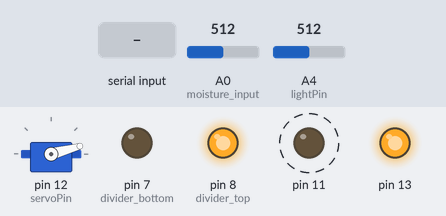
Bench run of a sketch on a simulated Arduino Uno, built with avr-gcc and run on an emulated ATmega328P. Shown: servo, output pins drawn as LEDs (lit = HIGH). Dashed ring = blinking. The inputs (shaded band) are chosen by the test bench; at power-on: A0 (moisture_input) = 512, A4 (lightPin) = 512. What the sketch prints to the serial monitor is not drawn.

Above: at 3.3 s.
3.4 s: A0 (moisture_input) set to 22
At 4.2 s:
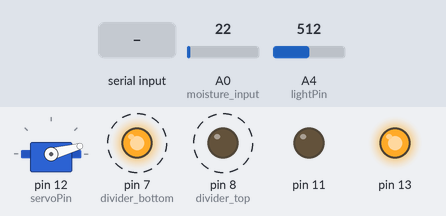
8.1 s: A0 (moisture_input) set to 18
At 12.0 s:
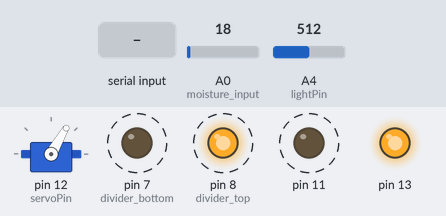
12.7 s: "XBee" received over Serial
At 15.7 s:
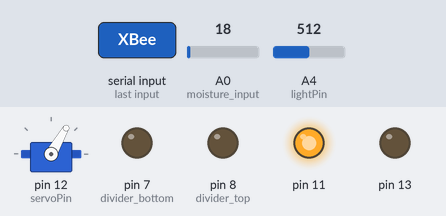
Timing chart, 0 to 55.1 s (numbered marks = the images above; inputs shaded):
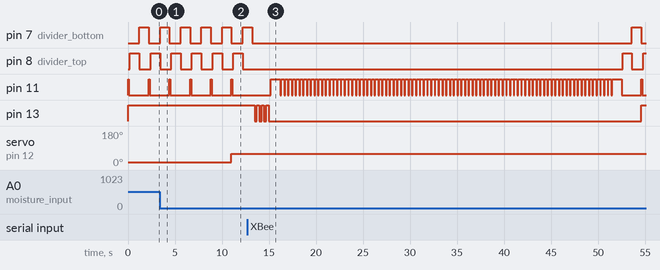

The sketch:

garden_v3.ino
```cpp
#include <Narcoleptic.h>

// garden test #!


#include <Servo.h>


#include <LiquidCrystal.h>
#include <Metro.h> // http://www.arduino.cc/playground/Code/Metro  (link checked Jan, 2012)
//#include "Characters.h"


Metro updateMetro = Metro(20000L);

int idleCount;


// String buffers for XIG replies
String xigResponse =  "" ;
String serverPrefix = "You said: ";

// flags for state
boolean abortFlag = false;
boolean markerFlag = false;

boolean response = true;
boolean recovered = true;

boolean valveState;


#define WATERING 60
#define STOP_WATERING 15

#define OPEN 1
#define CLOSED 0

int waterThreshold = 20; // default - 200

#define moisture_input 0
#define divider_top    8
#define divider_bottom 7

#define servoPin 12
#define lightPin A4


int lightLevel;
int moistureLevel;


                          // will be zero

Servo valveServo;

void setup() {

 Serial.begin(57600);
 valveServo.attach(servoPin);

  // set driver pins to outputs
  pinMode(divider_top,OUTPUT);
  pinMode(divider_bottom,OUTPUT);


  pinchValve(STOP_WATERING);
  valveState=CLOSED;

   pinMode(13,OUTPUT);
   pinMode(11,OUTPUT);
    xigUpdate();
}

void loop() {

 digitalWrite(11,HIGH);
 delay(100);
 digitalWrite(11,LOW);
 delay(100);
 // problem is we can't see what is going on inside

  // Serial.println("Garden update 2...");
  // Serial.println("version 1.0");

   moistureLevel = SoilMoisture();
   lightLevel = analogRead(lightPin);

  String levels = "";
  levels += "moisture ";
  levels += moistureLevel;
  levels += "\t lightlevel ";
  levels += lightLevel;

 // Serial.println(levels);

  if (moistureLevel < waterThreshold) {
    // need to water
     pinchValve(WATERING);
     valveState = OPEN;
    // delay(3000);
  }

  if (moistureLevel > waterThreshold) {
    // stop watering
      pinchValve(STOP_WATERING);
      valveState=CLOSED;
     // delay(3000);
  }

    if ( Serial.available()>0 )
  {
      handleSerial();
      xigParse();
  }

  if ( abortFlag ) xigRecover();

  if ( markerFlag  &&  recovered ) xigMarker();

  if ( updateMetro.check() ) {

        if (response) {

            moistureLevel = SoilMoisture();
            lightLevel = analogRead(lightPin);
            xigUpdate();

          } else {
          //  lcdMessage("Err: no return");
            abortFlag = true;
          }

  }

}

void setWaterThreshold(int t) {
   waterThreshold = t;
}

void pinchValve(int state) {

   valveServo.write(state);

}

int SoilMoisture(){
  //Serial.println("reading moisture");

  int reading;

  // drive a current through the divider in one direction
  digitalWrite(divider_top,HIGH);
  digitalWrite(divider_bottom,LOW);

  // wait a moment for capacitance effects to settle
  delay(1000);

  // take a reading
  reading=analogRead(moisture_input);

  // reverse the current
  digitalWrite(divider_top,LOW);
  digitalWrite(divider_bottom,HIGH);

  // give as much time in 'revers'e as in 'forward'
  delay(1000);

  // stop the current
  digitalWrite(divider_bottom,LOW);

  return reading;

}
```

utility.ino
```cpp
//
//// lcd clear line utility function
//
//void clearLine (int line) {
//  clearLine(line, 16); // deafult width to clear
//}
//
//void clearLine (int line, int width){
//    lcd.setCursor(0,line);
//    for (int i =0 ; i < width; i ++ ) {
//        lcd.print(" ");
//    }
//
//    lcd.setCursor(0,line);
//} // end clear line
//
//
//// message utility function
//void lcdMessage(String m) {
//  lcdMessage(m,1); // defaul write to second line
//}
//
//void lcdMessage(String m, int l) {
//   // LDC messages
//    clearLine(l);
//    lcd.print(m);
//
//}
//
//// message utility function
//void lcdMessage(char c) {
//  lcdMessage(c,1); // defaul write to second line
//}
//
//void lcdMessage(char c, int l) {
//   // LDC messages
//    lcd.print(c);
//
//}
//
//
//// utility -- indicates that Arduino is fxn'ing
//void heartBeat(){
//
//  heartToggle = 1 - heartToggle;
//
//  // blink heart
//  lcd.setCursor(15,0);  // top right corner
//  lcd.write(heartToggle);  // write the custom character
//
//
//  // write idle every 5th time
//
//  String forLCD = "IDLE: ";
//  forLCD += ctr;
//
//  idleCount++;
//  if (idleCount % 6 == 0 )   lcdMessage(forLCD);
//
//}  // end heart beat
```

xig.ino
```cpp
void xigUpdate() {
digitalWrite(13,HIGH);

      Serial.print("http://api.thingspeak.com/update?key=S2YH7PIOWEVSMBAU&field1=");
      Serial.print(lightLevel,DEC);
      Serial.print("&field2=");
      Serial.print(moistureLevel,DEC);
      Serial.print("&field3=");
      Serial.println(valveState,DEC);


      response = false;

} // end update


void xigRecover() {

    // lcdMessage("abort :: recover");

     abortFlag = false;
     markerFlag = true;

     Serial.println("abort");  // force the xig to give up lost connection
     delay(2000);              // slows down the number of aborts being sent -- this can take a few tries

    // Serial.flush();
    response = false;
    recovered = false;

}

void xigMarker() {

    markerFlag = false;
   // Serial.println("http://www.spinningtheweb.org/sandbox/ardPHP/xig_upload_example.php?value=Error");

}


void handleSerial(){
  // Serial.println("handling serial");
  if (Serial.available()) {
    digitalWrite(13,LOW);
    xigResponse ="";
    int buffCount = 0;

    // capture the return message
    do {

        char c = Serial.read();
        if (buffCount < 150) {  // keep only 15 characters
            xigResponse +=c;
            buffCount ++;
        } // end if buffCount

    } while ( Serial.available() );
        // Serial.println("end of handle");
 } // end - Serial.available

  Serial.flush();
  digitalWrite(13,HIGH);
  delay(250);
  digitalWrite(13,LOW);
  delay(250);
    digitalWrite(13,HIGH);
  delay(250);
  digitalWrite(13,LOW);
  delay(250);
    digitalWrite(13,HIGH);
  delay(250);
  digitalWrite(13,LOW);
  delay(250);
    digitalWrite(13,HIGH);
  delay(250);
  digitalWrite(13,LOW);
  delay(250);

} // end  -- handle serial


 void xigParse(){

          // Serial.println(xigResponse);
          char test = xigResponse.charAt(0);


          if ( xigResponse.startsWith("XBee") || (test >='0' && test <= '9') ) {

               // Serial.println("success");
                    // successful connection and return from the server
                  //  lcdMessage(xigResponse);
                    response = true ;
                    recovered = true;
                    blink(test);

           } else if  (xigResponse.startsWith("Xig: No session")) {

                    // no session -- but waiting -- special case recovered message from XIG
                  //  lcdMessage ("abrt rx no sess");
                    response  = true;
                    recovered = true;


           } else {

                    // make sure this is correct --
                     String m = "Fail:";
                     m+= xigResponse;
                  //   lcdMessage(m);
                     abortFlag = true;
                     Serial.flush();

                      digitalWrite(13,HIGH);
  delay(500);
  digitalWrite(13,LOW);
  delay(250);
    digitalWrite(13,HIGH);
  delay(500);
  digitalWrite(13,LOW);
  delay(250);
    digitalWrite(13,HIGH);
  delay(500);
  digitalWrite(13,LOW);
  delay(500);
    digitalWrite(13,HIGH);
  delay(250);
  digitalWrite(13,LOW);
  delay(250);


                     delay(1500);

         } // end -- you said

 } //end -- parse


void blink(int c){
   digitalWrite(11,HIGH);
      delay(1000);
      digitalWrite(11,LOW);
      delay(100);
  for (int i = 0; i < c; i ++) {
      digitalWrite(11,HIGH);
      delay(300);
      digitalWrite(11,LOW);
      delay(100);

  }
   digitalWrite(11,HIGH);
      delay(1000);
      digitalWrite(11,LOW);
      delay(100);

}
```

Measured:
- the behaviour switches between 20 and 19 on A0 (moisture_input) (found by bisection; images 1 and 2)
- after the input at 8.1 s, servo on pin 12 (servoPin): 15° → 60° after 2.9 s
- after the input at 12.7 s, pin 13: goes 3 × (LOW 0.25 s, HIGH 0.25 s), LOW 39.7 s, then HIGH, starting after 0.76 s
